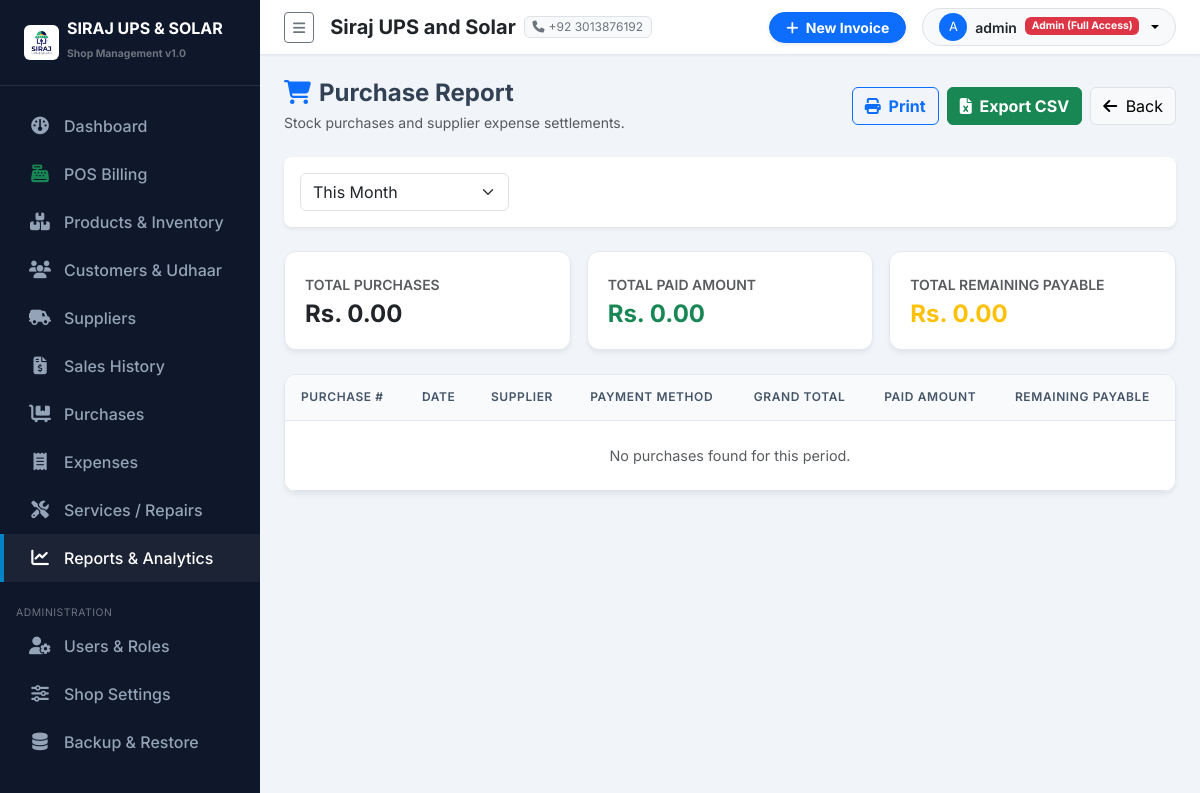
/reports/purchases/ (signed in), run on the app's committed database.
### purchases/settings_app/models.py (models this page shows, shortened)
class ShopSettings(models.Model):
    shop_name = models.CharField(max_length=200, default="Siraj UPS and Solar")
    subtitle = models.CharField(max_length=255, default="UPS | Solar Systems | Batteries | Inverters | Accessories")
    address = models.TextField(default="Main Market, Shop #12, City Center")
    phone = models.CharField(max_length=50, default="+92 300 1234567")
    whatsapp = models.CharField(max_length=50, default="+92 300 1234567")
    email = models.EmailField(default="contact@sirajupssolar.com", blank=True)
    ntn_number = models.CharField(max_length=50, blank=True, help_text="NTN / Tax Number")
    invoice_footer = models.TextField(default="Thank you for choosing Siraj UPS and Solar! Goods once sold are non-refundable after 7 days.")
    logo = models.ImageField(upload_to='shop_logo/', blank=True, null=True)
    class Meta:
        verbose_name = "Shop Setting"
        verbose_name_plural = "Shop Settings"
    @classmethod
    def get_settings(cls):
        obj, created = cls.objects.get_or_create(id=1)
        return obj

### accounts/models.py (models this page shows, shortened)
class UserProfile(models.Model):
    ROLE_ADMIN = 'ADMIN'
    ROLE_STAFF = 'STAFF'
    ROLE_CHOICES = [
        (ROLE_ADMIN, 'Admin (Full Access)'),
        (ROLE_STAFF, 'Staff / Cashier'),
    ]
    user = models.OneToOneField(User, on_delete=models.CASCADE, related_name='profile')
    role = models.CharField(max_length=20, choices=ROLE_CHOICES, default=ROLE_STAFF)
    phone = models.CharField(max_length=30, blank=True)
    address = models.CharField(max_length=255, blank=True)
    is_active_staff = models.BooleanField(default=True)
    def is_admin(self):
        return self.role == self.ROLE_ADMIN or self.user.is_superuser

### purchases/reports/views.py (the view, shortened to what this page needs)
# urls.py: path('purchases/', views.purchase_report, name='purchase_report'),
@login_required
def purchase_report(request):
    date_from = request.GET.get('date_from', '')
    date_to = request.GET.get('date_to', '')
    preset = request.GET.get('preset', 'this_month')
    export = request.GET.get('export', '')
    today = datetime.date.today()
    purchases = Purchase.objects.filter(status='COMPLETED')
    if preset == 'today':
        purchases = purchases.filter(purchase_date=today)
    elif preset == 'this_month':
        purchases = purchases.filter(purchase_date__year=today.year, purchase_date__month=today.month)
    elif preset == 'custom':
        if date_from:
            purchases = purchases.filter(purchase_date__gte=date_from)
        if date_to:
            purchases = purchases.filter(purchase_date__lte=date_to)
    total_purchases = purchases.aggregate(Sum('grand_total'))['grand_total__sum'] or 0.00
    total_paid = purchases.aggregate(Sum('paid_amount'))['paid_amount__sum'] or 0.00
    total_payable = purchases.aggregate(Sum('remaining_balance'))['remaining_balance__sum'] or 0.00
    context = {
        'purchases': purchases,
        'total_purchases': total_purchases,
        'total_paid': total_paid,
        'total_payable': total_payable,
        'preset': preset,
        'date_from': date_from,
        'date_to': date_to,
    }
    return render(request, 'reports/purchase_report.html', context)

### templates/reports/purchase_report.html (shortened to what this page needs)
{% extends 'base.html' %}
{% load humanize %}
{% block content %}
<div class="d-flex flex-wrap justify-content-between align-items-center mb-4 gap-3 no-print">
    <div>
        <h4 class="fw-bold mb-1"><i class="fa-solid fa-cart-shopping me-2 text-primary"></i>Purchase Report</h4>
        <p class="text-muted small mb-0">Stock purchases and supplier expense settlements.</p>
    </div>
    <div class="d-flex gap-2">
        <button onclick="window.print()" class="btn btn-outline-primary fw-bold"><i class="fa-solid fa-print me-1"></i> Print</button>
        <a href="?preset={{ preset }}&date_from={{ date_from }}&date_to={{ date_to }}&export=csv" class="btn btn-success fw-bold"><i class="fa-solid fa-file-excel me-1"></i> Export CSV</a>
        <a href="{% url 'reports:index' %}" class="btn btn-light border"><i class="fa-solid fa-arrow-left me-1"></i> Back</a>
    </div>
</div>
<div class="card border-0 shadow-sm rounded-3 mb-4 no-print">
    <div class="card-body p-3">
        <form method="get" class="row g-2 align-items-center">
            <div class="col-md-3">
                <select name="preset" class="form-select" onchange="this.form.submit()">
                    <option value="this_month" {% if preset == 'this_month' %}selected{% endif %}>This Month</option>
                </select>
            </div>
        </form>
    </div>
</div>
<div class="row g-3 mb-4">
    <div class="col-md-4">
        <div class="stat-card">
            <span class="text-muted small fw-semibold text-uppercase">Total Purchases</span>
            <h4 class="fw-bold text-dark mb-0 mt-1">Rs. {{ total_purchases|floatformat:2|intcomma }}</h4>
        </div>
    </div>
    <div class="col-md-4">
        <div class="stat-card">
            <span class="text-muted small fw-semibold text-uppercase">Total Paid Amount</span>
            <h4 class="fw-bold text-success mb-0 mt-1">Rs. {{ total_paid|floatformat:2|intcomma }}</h4>
        </div>
    </div>
    <div class="col-md-4">
        <div class="stat-card">
            <span class="text-muted small fw-semibold text-uppercase">Total Remaining Payable</span>
            <h4 class="fw-bold text-warning mb-0 mt-1">Rs. {{ total_payable|floatformat:2|intcomma }}</h4>
        </div>
    </div>
</div>
<div class="custom-table-card print-area">
    <div class="table-responsive">
        <table class="table table-hover align-middle mb-0">
            <thead>
                <tr>
                    <th>Purchase #</th>
                    <th>Date</th>
                    <th>Supplier</th>
                    <th>Payment Method</th>
                    <th>Grand Total</th>
                    <th>Paid Amount</th>
                    <th>Remaining Payable</th>
                </tr>
            </thead>
            <tbody>
                {% for p in purchases %}
                <tr>
                    <td class="fw-bold">{{ p.purchase_no }}</td>
                    <td class="small text-muted">{{ p.purchase_date|date:"d-M-Y" }}</td>
                    <td>{{ p.supplier.name|default:"Unknown" }}</td>
                    <td>{{ p.get_payment_method_display }}</td>
                    <td class="fw-bold">Rs. {{ p.grand_total|floatformat:2|intcomma }}</td>
                    <td class="text-success">Rs. {{ p.paid_amount|floatformat:2|intcomma }}</td>
                    <td class="text-warning">Rs. {{ p.remaining_balance|floatformat:2|intcomma }}</td>
                </tr>
                {% empty %}
                <tr><td colspan="7" class="text-center text-muted py-4">No purchases found for this period.</td></tr>
                {% endfor %}
            </tbody>
        </table>
    </div>
</div>
{% endblock %}

### templates/sidebar.html (shortened to what this page needs)
{% load static %}
<div id="sidebar-wrapper">
    <div class="sidebar-heading d-flex align-items-center gap-2">
        {% if shop_settings and shop_settings.logo %}
            <img src="{{ shop_settings.logo.url }}" alt="Logo" style="max-height: 35px;" class="rounded">
        {% else %}
            <i class="fa-solid fa-bolt text-warning fs-4"></i>
        {% endif %}
        <div>
            <div class="lh-1 text-white fs-6">SIRAJ UPS & SOLAR</div>
            <small class="text-secondary style-sub" style="font-size: 0.65rem;">Shop Management v1.0</small>
        </div>
    </div>
    <div class="sidebar-nav">
        <a href="{% url 'dashboard:index' %}" class="nav-link {% if request.resolver_match.app_name == 'dashboard' %}active{% endif %}">
            <i class="fa-solid fa-gauge"></i> Dashboard
        </a>
        <a href="{% url 'sales:pos_billing' %}" class="nav-link {% if request.resolver_match.url_name == 'pos_billing' %}active{% endif %}">
            <i class="fa-solid fa-cash-register text-success"></i> POS Billing
        </a>
        <a href="{% url 'products:product_list' %}" class="nav-link {% if request.resolver_match.app_name == 'products' %}active{% endif %}">
            <i class="fa-solid fa-boxes-stacked"></i> Products & Inventory
        </a>
        <a href="{% url 'customers:customer_list' %}" class="nav-link {% if request.resolver_match.app_name == 'customers' %}active{% endif %}">
            <i class="fa-solid fa-users"></i> Customers & Udhaar
        </a>
        <a href="{% url 'suppliers:supplier_list' %}" class="nav-link {% if request.resolver_match.app_name == 'suppliers' %}active{% endif %}">
            <i class="fa-solid fa-truck-field"></i> Suppliers
        </a>
        <a href="{% url 'sales:sale_list' %}" class="nav-link {% if request.resolver_match.app_name == 'sales' and request.resolver_match.url_name != 'pos_billing' %}active{% endif %}">
            <i class="fa-solid fa-file-invoice-dollar"></i> Sales History
        </a>
        <a href="{% url 'purchases:purchase_list' %}" class="nav-link {% if request.resolver_match.app_name == 'purchases' %}active{% endif %}">
            <i class="fa-solid fa-cart-flatbed"></i> Purchases
        </a>
        <a href="{% url 'expenses:expense_list' %}" class="nav-link {% if request.resolver_match.app_name == 'expenses' %}active{% endif %}">
            <i class="fa-solid fa-receipt"></i> Expenses
        </a>
        <a href="{% url 'services:service_list' %}" class="nav-link {% if request.resolver_match.app_name == 'services' %}active{% endif %}">
            <i class="fa-solid fa-screwdriver-wrench"></i> Services / Repairs
        </a>
        <a href="{% url 'reports:index' %}" class="nav-link {% if request.resolver_match.app_name == 'reports' %}active{% endif %}">
            <i class="fa-solid fa-chart-line"></i> Reports & Analytics
        </a>
        {% if user.profile.is_admin %}
        <small class="text-uppercase text-secondary px-3 style-sub" style="font-size: 0.65rem; letter-spacing: 0.05em;">Administration</small>
        <a href="{% url 'accounts:user_list' %}" class="nav-link {% if request.resolver_match.app_name == 'accounts' %}active{% endif %}">
            <i class="fa-solid fa-user-gear"></i> Users & Roles
        </a>
        <a href="{% url 'settings_app:shop_settings' %}" class="nav-link {% if request.resolver_match.app_name == 'settings_app' and request.resolver_match.url_name == 'shop_settings' %}active{% endif %}">
            <i class="fa-solid fa-sliders"></i> Shop Settings
        </a>
        <a href="{% url 'settings_app:backup_restore' %}" class="nav-link {% if request.resolver_match.url_name == 'backup_restore' %}active{% endif %}">
            <i class="fa-solid fa-database"></i> Backup & Restore
        </a>
        {% endif %}
    </div>
</div>

### templates/navbar.html (shortened to what this page needs)
{% load static %}
<nav class="navbar navbar-expand-lg top-navbar px-4 py-2">
    <div class="container-fluid p-0">
        <button class="btn btn-sm btn-outline-secondary me-3" id="sidebarToggle">
            <i class="fa-solid fa-bars"></i>
        </button>
        <div class="d-none d-md-flex align-items-center gap-2 me-auto">
            <span class="fw-bold text-dark fs-5">{{ shop_settings.shop_name }}</span>
            <span class="badge bg-light text-secondary border fw-normal"><i class="fa-solid fa-phone me-1"></i>{{ shop_settings.phone }}</span>
        </div>
        <div class="d-flex align-items-center gap-3">
            <a href="{% url 'sales:pos_billing' %}" class="btn btn-primary btn-sm px-3 fw-bold rounded-pill shadow-sm">
                <i class="fa-solid fa-plus me-1"></i> New Invoice
            </a>
            <div class="dropdown">
                <button class="btn btn-light btn-sm dropdown-toggle d-flex align-items-center gap-2 border rounded-pill px-3" type="button" data-bs-toggle="dropdown">
                    <div class="bg-primary text-white rounded-circle d-flex align-items-center justify-content-center" style="width: 28px; height: 28px; font-size: 0.8rem;">
                        {{ user.username|first|upper }}
                    </div>
                    <span class="fw-semibold text-dark">{{ user.username }}</span>
                    <span class="badge {% if user.profile.is_admin %}bg-danger{% else %}bg-info text-dark{% endif %}" style="font-size: 0.65rem;">
                        {{ user.profile.get_role_display }}
                    </span>
                </button>
            </div>
        </div>
    </div>
</nav>

### purchases/static/css/custom.css (style rules this page uses)
:root { --primary-color: #0284c7; --primary-hover: #0369a1; --dark-bg: #0f172a; --dark-surface: #1e293b; --light-bg: #f8fafc; --card-shadow: 0 4px 6px -1px rgba(0, 0, 0, 0.05), 0 2px 4px -1px rgba(0, 0, 0, 0.03); --border-color: #e2e8f0; }
body { font-family: 'Inter', sans-serif; background-color: #f1f5f9; color: #334155; overflow-x: hidden; }
#sidebar-wrapper { min-height: 100vh; width: 260px; background-color: var(--dark-bg); color: #f8fafc; transition: margin 0.25s ease-out; }
#sidebar-wrapper .sidebar-heading { padding: 1.25rem 1.5rem; font-size: 1.2rem; font-weight: 700; color: #ffffff; border-bottom: 1px solid rgba(255, 255, 255, 0.1); }
.sidebar-nav { padding: 1rem 0; }
.sidebar-nav .nav-link { padding: 0.75rem 1.5rem; color: #94a3b8; font-weight: 500; display: flex; align-items: center; gap: 0.75rem; transition: all 0.2s ease-in-out; border-left: 4px solid transparent; }
.sidebar-nav .nav-link:hover, .sidebar-nav .nav-link.active { color: #ffffff; background-color: rgba(255, 255, 255, 0.05); border-left-color: var(--primary-color); }
.sidebar-nav .nav-link i { font-size: 1.1rem; width: 24px; text-align: center; }
.top-navbar { background-color: #ffffff; border-bottom: 1px solid var(--border-color); box-shadow: 0 1px 2px 0 rgba(0, 0, 0, 0.05); }
.stat-card { background-color: #ffffff; border-radius: 0.75rem; border: 1px solid var(--border-color); padding: 1.25rem; box-shadow: var(--card-shadow); transition: transform 0.2s ease, box-shadow 0.2s ease; }
.custom-table-card { background-color: #ffffff; border-radius: 0.75rem; border: 1px solid var(--border-color); box-shadow: var(--card-shadow); overflow: hidden; }
.table thead th { background-color: #f8fafc; color: #475569; font-weight: 600; text-transform: uppercase; font-size: 0.75rem; letter-spacing: 0.05em; border-bottom: 1px solid var(--border-color); padding: 0.85rem 1rem; }
.table tbody td { padding: 0.85rem 1rem; vertical-align: middle; font-size: 0.9rem; }

### data on the page
ShopSettings: logo (picture), shop_name "Siraj UPS and Solar", phone "+92 3013876192"

### other printed values
{{ user.username|first|upper }} "A"
{{ user.username }} "admin"
{{ user.profile.get_role_display }} "Admin (Full Access)"
{{ total_purchases|floatformat:2|intcomma }} "0.00"
{{ total_paid|floatformat:2|intcomma }} "0.00"
{{ total_payable|floatformat:2|intcomma }} "0.00"
